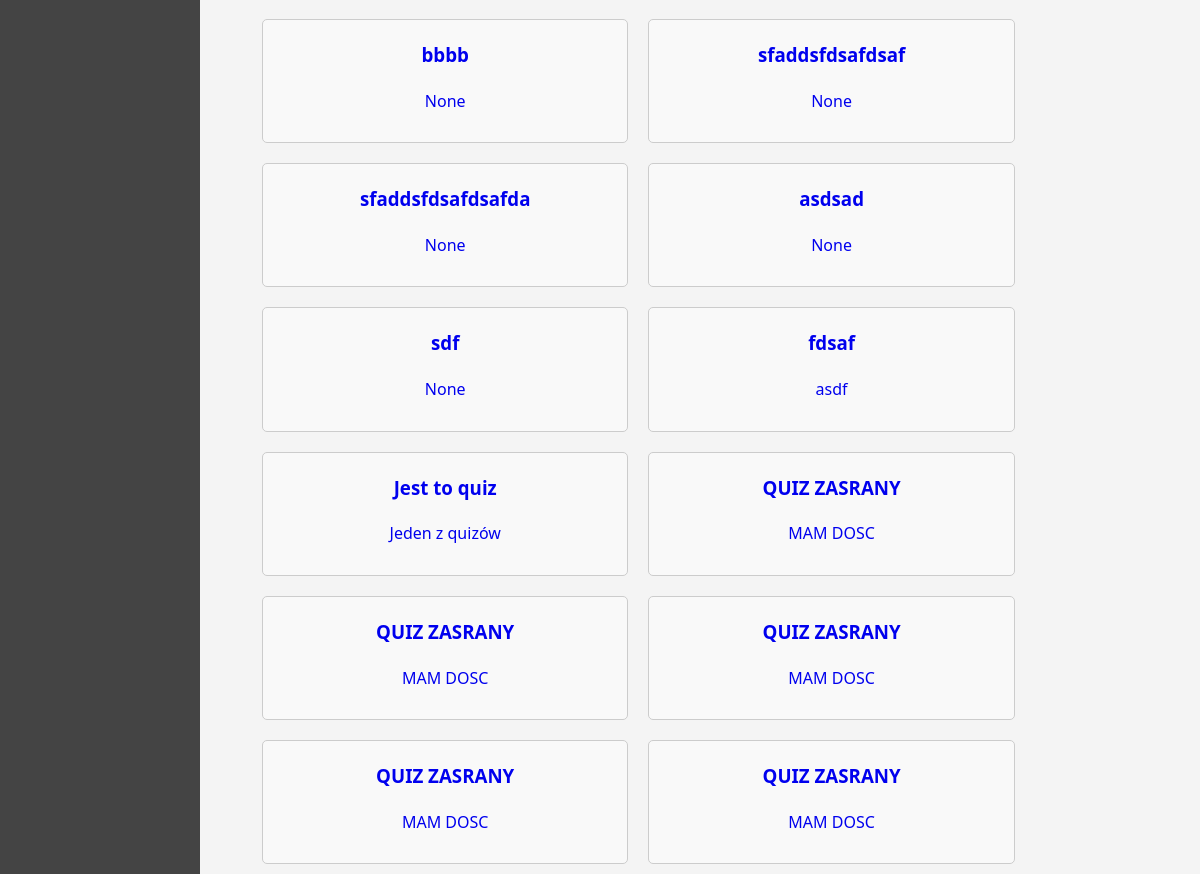
/quiz/quizlist/ (signed in, lower part), run on an earlier commit of the app's database.
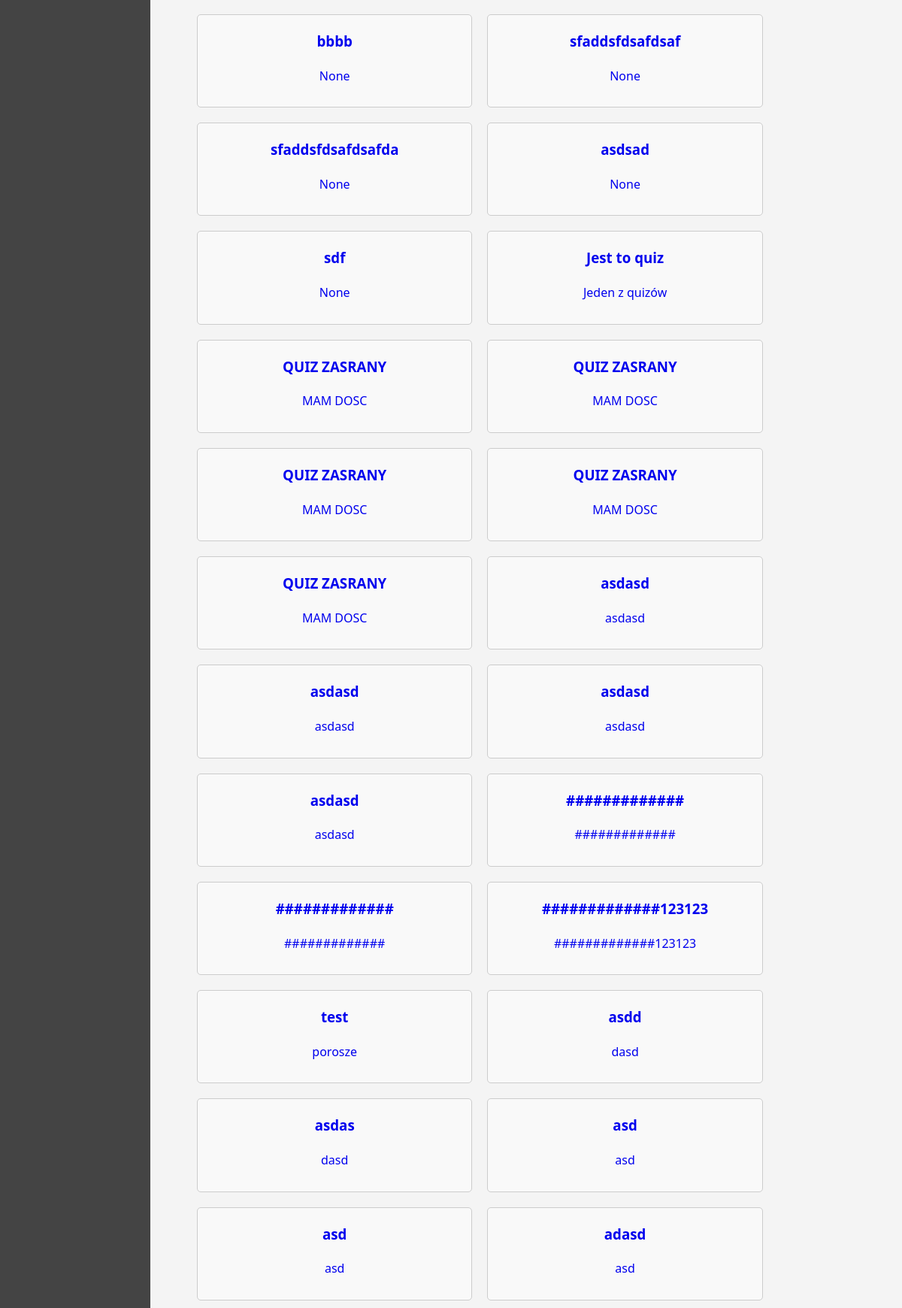
And on a later commit of the database.
### quizAPP/models.py (models this page shows, shortened)
class Quiz(models.Model):
    title = models.CharField(max_length=200)
    description = models.TextField(blank=True, null=True)
    created_by = models.ForeignKey(User, on_delete=models.PROTECT, related_name='quizzes')

### quizAPP/views.py (the view)
# urls.py: path('quizlist/', views.quiz_list, name='quizlist'),
def quiz_list(request):
    quizzes = Quiz.objects.all()
    context = {'quizzes': quizzes}
    current_user = request.user
    logger.info('------------------renderuje quizlist')
    return render(request, 'quiz/login_quizy.html', context)

### templates/quiz/login_quizy.html (shortened to what this page needs)
{% load static %}
<!DOCTYPE html>
<html lang="pl">
<head>
    <link rel="stylesheet" href="{% static 'css/login_quizy.css' %}">
</head>
<body>
    <nav>
    </nav>
    <main>
        <section id="quizy">
            <div class="progress">
                    {% block content %}
                        {% if quizzes%}
                            {% for quiz in quizzes %}
                                {% if quiz.created_by == request.user%}
                                <a href="/quiz/quizzes/{{ quiz.id }}" target="_blank"><div class="quiz-option" style="width: 40%;">
                                    <h3><b>{{ quiz.title }}</b></h3>
                                    <p>{{ quiz.description }}</p>
                                </div></a>
                                {% endif %}
                            {% endfor %}
                        {% else %}
                            <p>Nie ma dostępnych żadnych quizów.</p>
                        {% endif %}
                    {% endblock %}
            </div>
        </section>
    </main>
</body>
</html>

What changed in the data, as far as the page shows it:
no longer on this page (row edited): Quiz: title "fdsaf", description "asdf"
added Quiz: title "asdasd", description "asdasd"
added Quiz: title "asdasd", description "asdasd"
added Quiz: title "asdasd", description "asdasd"
added Quiz: title "asdasd", description "asdasd"
added Quiz: title "#############", description "#############"
added Quiz: title "#############", description "#############"
added Quiz: title "#############123123", description "#############123123"
added Quiz: title "test", description "porosze"
added Quiz: title "asdd", description "dasd"
added Quiz: title "asdas", description "dasd"
added Quiz: title "asd", description "asd"
added Quiz: title "asd", description "asd"
added Quiz: title "adasd", description "asd"
